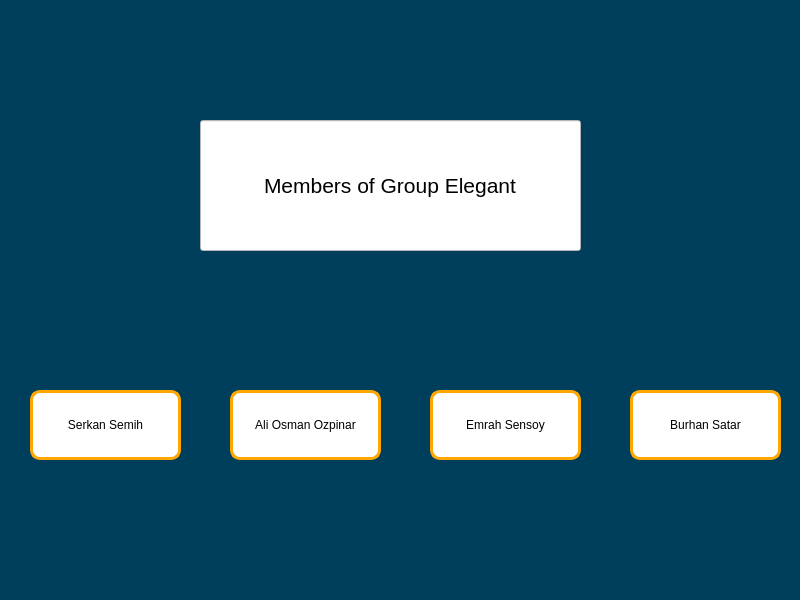
<?xml version="1.0" encoding="UTF-8"?>
<ui version="4.0">
 <class>MainWindow</class>
 <widget class="QMainWindow" name="MainWindow">
  <property name="geometry">
   <rect>
    <x>0</x>
    <y>0</y>
    <width>800</width>
    <height>600</height>
   </rect>
  </property>
  <property name="windowTitle">
   <string>MainWindow</string>
  </property>
  <property name="styleSheet">
   <string notr="true">background-color: #003f5c;</string>
  </property>
  <widget class="QWidget" name="centralwidget">
   <widget class="QPushButton" name="pushButton_2">
    <property name="geometry">
     <rect>
      <x>230</x>
      <y>390</y>
      <width>151</width>
      <height>70</height>
     </rect>
    </property>
    <property name="styleSheet">
     <string notr="true">QPushButton{border-radius:10px;
	font: 10pt &quot;.AppleSystemUIFont&quot;;
border-width:3px;
border-style: solid;
background-color: rgb(255, 255, 255);
border-color: #ffa600;




}
QPushButton:hover{background-color: #bc5090;}</string>
    </property>
    <property name="text">
     <string>Ali Osman Ozpinar</string>
    </property>
   </widget>
   <widget class="QPushButton" name="pushButton_3">
    <property name="geometry">
     <rect>
      <x>30</x>
      <y>390</y>
      <width>151</width>
      <height>70</height>
     </rect>
    </property>
    <property name="styleSheet">
     <string notr="true">QPushButton{border-radius:10px;
	font: 10pt &quot;.AppleSystemUIFont&quot;;
border-width:3px;
border-style: solid;
background-color: rgb(255, 255, 255);
border-color: #ffa600;




}
QPushButton:hover{background-color: #bc5090;}</string>
    </property>
    <property name="text">
     <string>Serkan Semih</string>
    </property>
   </widget>
   <widget class="QPushButton" name="pushButton_4">
    <property name="geometry">
     <rect>
      <x>430</x>
      <y>390</y>
      <width>151</width>
      <height>70</height>
     </rect>
    </property>
    <property name="styleSheet">
     <string notr="true">QPushButton{border-radius:10px;
	font: 10pt &quot;.AppleSystemUIFont&quot;;
border-width:3px;
border-style: solid;
background-color: rgb(255, 255, 255);
border-color: #ffa600;




}
QPushButton:hover{background-color: #bc5090;}</string>
    </property>
    <property name="text">
     <string>Emrah Sensoy</string>
    </property>
   </widget>
   <widget class="QPushButton" name="pushButton_5">
    <property name="geometry">
     <rect>
      <x>630</x>
      <y>390</y>
      <width>151</width>
      <height>70</height>
     </rect>
    </property>
    <property name="styleSheet">
     <string notr="true">QPushButton{border-radius:10px;
	font: 10pt &quot;.AppleSystemUIFont&quot;;
border-width:3px;
border-style: solid;
background-color: rgb(255, 255, 255);
border-color: #ffa600;




}
QPushButton:hover{background-color: #bc5090;}</string>
    </property>
    <property name="text">
     <string>Burhan Satar</string>
    </property>
   </widget>
   <widget class="QLineEdit" name="lineEdit">
    <property name="geometry">
     <rect>
      <x>200</x>
      <y>120</y>
      <width>381</width>
      <height>131</height>
     </rect>
    </property>
    <property name="font">
     <font>
      <pointsize>16</pointsize>
      <weight>50</weight>
      <bold>false</bold>
     </font>
    </property>
    <property name="styleSheet">
     <string notr="true">
background-color:white;</string>
    </property>
    <property name="text">
     <string>Members of Group Elegant</string>
    </property>
    <property name="alignment">
     <set>Qt::AlignCenter</set>
    </property>
   </widget>
  </widget>
  <widget class="QStatusBar" name="statusbar"/>
 </widget>
 <resources/>
 <connections/>
</ui>
